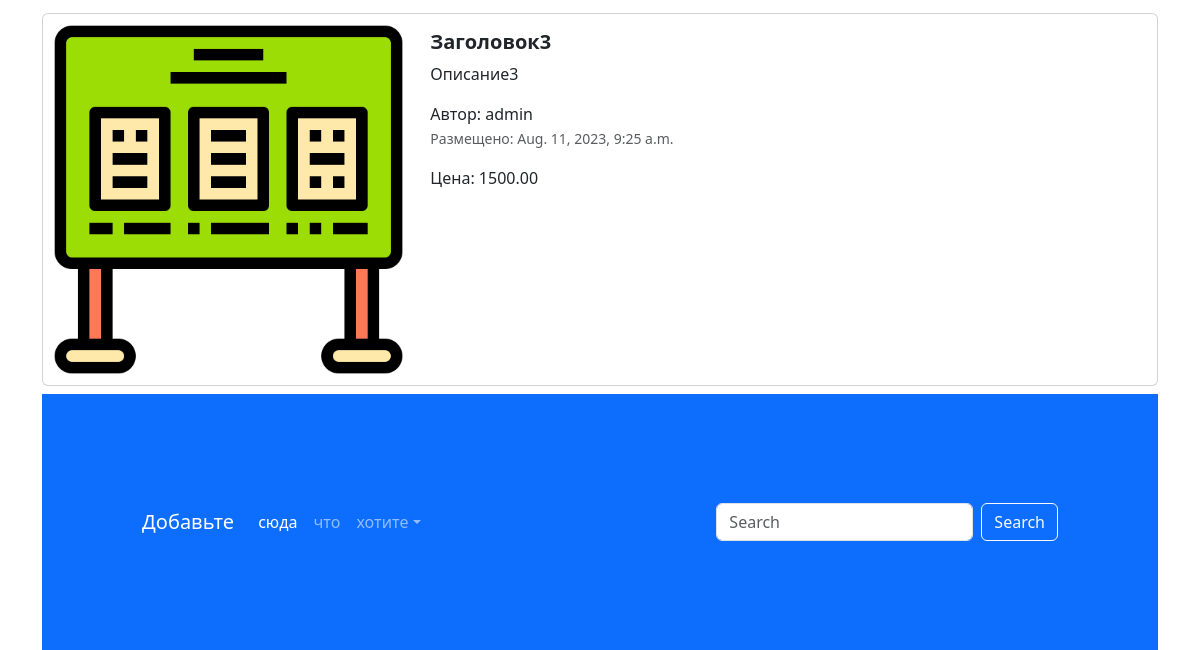
Before: / (lower part) with the older database file.
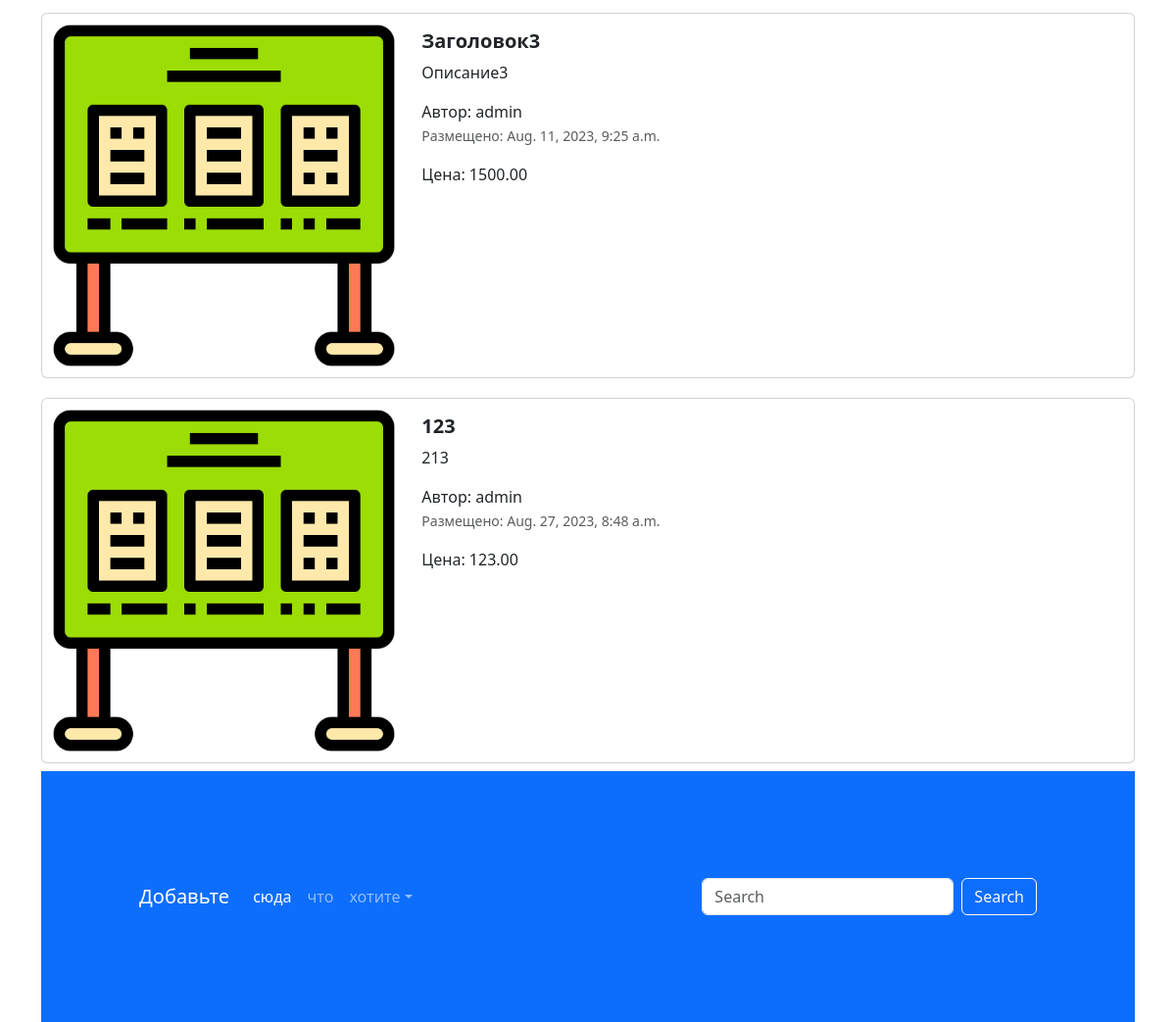
After: the same page with the newer database file.
### app_advertisements/models.py (models this page shows, shortened)
class Advertisement(models.Model):
    title = models.CharField("заголовок", max_length=128)
    description = models.TextField("описание")
    price = models.DecimalField("цена", max_digits=10, decimal_places=2)
    auction = models.BooleanField("торг", help_text="отметьте, если торг уместен")
    create_at = models.DateTimeField(auto_now_add=True)
    update_at = models.DateTimeField(auto_now=True)
    user = models.ForeignKey(User, verbose_name="пользователь", on_delete=models.CASCADE)
    image = models.ImageField("изображение", upload_to="advertisements/")
    class Meta:
        db_table = "Advertisement"

### app_advertisements/views.py (the view)
# urls.py: path('', index, name='main-page'),
def index(request):
    advertisements = Advertisement.objects.all()
    context = {'advertisements' : advertisements}
    return render(request, 'index.html', context)

### templates/index.html (shortened to what this page needs)
{% extends 'base.html' %}
{% load static %}
{% block content %}
<body>
<div class="container">
  {% for adv in advertisements %}
  <div class="col">
    <div class="card mb-2" style="max-width: 1200px; margin-top: 20px;">
      <div class="row g-0">
        <div class="col-md-4">
          <a href="advertisement.html" class="nav-link">
            <img src="{% static 'img/abc.png' %}" class="img-fluid rounded-start" alt="Card title">
          </a>
        </div>
        <div class="col-md-8">
          <div class="card-body">
            <h5 class="card-title">
              <a href="advertisement.html" class="nav-link"><strong>{{ adv.title }}</strong></a>
            </h5>
            <a href="advertisement.html" class="nav-link">
              <p class="card-text">
                {{ adv.description }}
              </p>
              <span>Автор: {{ adv.user }}</span>
              <p class="card-text"><small class="text-muted">Размещено: {{ adv.create_at }}</small></p>
              <span> Цена: {{ adv.price }}</span>
            </a>
          </div>
        </div>
      </div>
    </div>
  </div>
{% endfor %}
<footer style="padding: 100px;" class="bg-primary">
  <nav class="navbar navbar-expand-sm navbar-dark">
    <a class="navbar-brand" href="#">Добавьте</a>
    <div class="collapse navbar-collapse" id="collapsibleNavId">
      <ul class="navbar-nav me-auto mt-2 mt-lg-0">
        <li class="nav-item">
          <a class="nav-link active" href="#" aria-current="page">сюда</a>
        </li>
        <li class="nav-item">
          <a class="nav-link" href="#">что</a>
        </li>
        <li class="nav-item dropdown">
          <a class="nav-link dropdown-toggle" href="#" id="dropdownId" data-bs-toggle="dropdown" aria-haspopup="true"
             aria-expanded="false">хотите</a>
        </li>
      </ul>
      <form class="d-flex my-2 my-lg-0">
        <input class="form-control me-sm-2" type="text" placeholder="Search">
        <button class="btn btn-outline-light my-2 my-sm-0" type="submit">Search</button>
      </form>
    </div>
  </nav>
</footer>
</body>
{% endblock %}

### templates/base.html (shortened to what this page needs)
{% load static %}
<!DOCTYPE html>
<html lang="en">
<head>
  <link href="{% static 'css/bootstrap.min.css' %}" rel="stylesheet">
  <link rel="stylesheet" href="{% static 'css/fontello.css' %}">
</head>
<body>
    {% block content %}
    {% endblock %}
</body>
</html>

Changed rows visible on the page:
added Advertisement: title "123", description "213", user "admin", create_at "Aug. 27, 2023, 8:48 a.m.", price "123.00"
